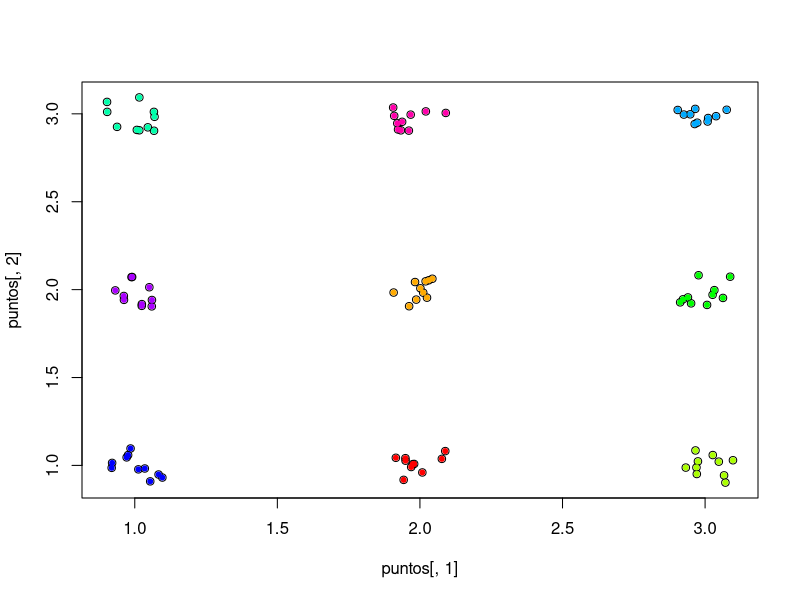

This chart was generated by the following R code: (Note: this script raises an error after producing the figure.)
#TO DO
#VER COMO IMPLEMENTAR LA FUNCION SAMPLE EN C!

#///////////////
#CONFIGURACIONES
#///////////////

#---------------------------
#Configuraciones del dataset
#---------------------------
dim_red = 3; #los puntos en la red no son reales, son solo los lugares alrededor de los cuales se van a armar los clusters
puntos_por_cluster = 10;
parametro_de_red = 1;
ancho_del_cluster = 0.1; #lo que mide el cluster en x
alto_del_cluster = 0.1; #lo que mide el cluster en y

#---------------------
#Configuraciones de AG
#---------------------
poblacion = 40;
pm = 0.1; #probabilidad de mutacion
pc = 0.3; #probabilidad de single-point crossover
pp = 3; #Cromosomas a seleccionar aleatoreamente en cada busqueda de padres
k_max = 20; #Maxima cantidad de clusters a buscar
alfa = 0.1; #Amplitud de mutacion de valores de activacion
epsilon = 0.3; #Amplitud de mutacion de centroides
soluciones_de_elite = 4; #Las mejores soluciones pasan sin alteraciones a la proxima generacion
generaciones = 2500;
corridas = 1;


#////////////////////
#CARGADO DE LIBRERIAS
#////////////////////


#///////////////////////
#COMIENZAN LAS FUNCIONES
#///////////////////////

#------------------
#Funcion de fitness
#------------------
calcular_fitness <- function(cromosoma, promedio, k_max, puntos){

	#Va a usar como funcion de fitness el indice Calinski-Harabasz 
	#Guarda la distancia de cada punto a su correspondiente cluster
	distancias = matrix(0, ncol=1, nrow=nrow(puntos));

	#Cuantos clusters hay habilitados
	clusters = 0;
	for(i in 1:k_max){
		#Si el valor de activacion es mayor a 0.5 (i.e. esta activado) busca los puntos que pertenecen a ese cluster		
		if(cromosoma[i] >= 0.5) clusters = clusters + 1;
	}
	
	#Si solo hay un cluster, devuelve 0
	if(clusters < 2) return (0);

	#Asigna primero cada punto a un cluster por proximidad
	for(punto in 1:nrow(puntos)){
		
		#Inicializa la distancia al cluster al que pertenece (inf = no pertenece a ninguno)		
		distancia_a_k = Inf;
		for(i in 1:k_max){
			#Si el valor de activacion es mayor a 0.5 (i.e. esta activado) busca los puntos que pertenecen a ese cluster		
			if(cromosoma[i] >= 0.5){
				#Si la distancia a este centroide es la mas chica, se lo asigno al centroide
				distancia_a_i = (puntos[punto, 1] - cromosoma[(k_max + (2*i - 1))])^2 + (puntos[punto, 2] - cromosoma[(k_max + (2*i))])^2
				if(distancia_a_i < distancia_a_k) {
					distancia_a_k = distancia_a_i;
				}
			}		
			distancias[punto] = distancia_a_k; #La distancia cuadriatica del punto al cluster que pertenece
		
		}
	}
	#Suma todas las distancias intra-clusters
	distancia_intra_cluster = sum(distancias);
		
	#Teniendo todo solo resta calcular el indice CH
	ch = (((promedio - distancia_intra_cluster)/distancia_intra_cluster)*(nrow(puntos)-clusters)/(clusters-1));
	return (ch);
}

#-------------------
#Funcion de mutacion
#-------------------
mutar <- function(cromosoma, pm, k_max, alfa, epsilon, valores_limite){
	
	#Muta primero los valores de activacion
	mascara = sample(0:1, k_max, replace=TRUE, c((1-pm),pm));
	for(i in 1:k_max){
		if(mascara[i]){
	
			#muta
			nuevo_va = cromosoma[i] + runif(min=-alfa, max=alfa, 1);
			if(nuevo_va > 1){			
				cromosoma[i] = 1;
			}else if(nuevo_va < 0){
				cromosoma[i] = 0;
			}else{
				cromosoma[i] = nuevo_va;
			}
		}
		
	}

	#Muta ahora los valores de los centroides
	mascara = sample(0:1, k_max, replace=TRUE, c((1-pm),pm));
	t = c(0,0);
	t[1] = epsilon*(valores_limite[1,2] - valores_limite[1,1]); #Amplitud de la mutacion en x
	t[2] = epsilon*(valores_limite[2,2] - valores_limite[2,1]); #Amplitud de la mutacion en y
	for(i in 1:k_max){
		if(mascara[i]){
	
			#muta
			nuevo_x = cromosoma[(k_max+(2*i - 1))] + runif(min=-t[1], max=t[1], 1);
			nuevo_y = cromosoma[(k_max+(2*i))] + runif(min=-t[2], max=t[2], 1);
			if(nuevo_x > valores_limite[1,2]){			
				cromosoma[(k_max+(2*i - 1))] = valores_limite[1,2];
			}else if(nuevo_x < valores_limite[1,1]){
				cromosoma[(k_max+(2*i - 1))] = valores_limite[1,1];
			}else{
				cromosoma[(k_max+(2*i - 1))] = nuevo_x;
			}

			if(nuevo_y > valores_limite[2,2]){			
				cromosoma[(k_max+(2*i))] = valores_limite[2,2];
			}else if(nuevo_y < valores_limite[2,1]){
				cromosoma[(k_max+(2*i))] = valores_limite[2,1];
			}else{
				cromosoma[(k_max+(2*i))] = nuevo_y;
			}

		}
		
	}
	return (cromosoma);
}

#--------------------
#Funcion de crossover
#--------------------
cruzar <- function(cromosomas_padres, pc, k_max){
	#Creamos los hijos
	cromosomas_hijos = cromosomas_padres; 

	#Hace crossover entre dos cromosomas con probabilidad pc para cada elemento
	mascara = sample(0:1, k_max, replace=TRUE, c((1-pc),pc));
	for(i in 1:k_max){
		if(mascara[i]){
	
			#intercambiamos los locus
			cromosomas_hijos[1, (k_max+(2*i - 1)):(k_max+(2*i))] = cromosomas_padres[2, (k_max+(2*i - 1)):(k_max+(2*i))];
			cromosomas_hijos[2, (k_max+(2*i - 1)):(k_max+(2*i))] = cromosomas_padres[1, (k_max+(2*i - 1)):(k_max+(2*i))];
		}
		
	}
	return (cromosomas_hijos);
}

#-----------------------------------------------------
#Funcion que elige una pareja en funcion de su fitness
#-----------------------------------------------------
elegir_pareja <- function(fitness, pp){

	#Toma pp soluciones aleatoreas y nos quedamos con las dos de mejor fitness
	cromosomas<-sample(1:length(fitness), pp, replace=FALSE);
	cromosomas_ordenados <- sort(fitness[cromosomas], decreasing = TRUE, index.return = TRUE);
	return (cromosomas[cromosomas_ordenados$ix[1:2]]);
	
}

#---------------------------------------
#Funcion para generar el dataset inicial
#---------------------------------------
generar_dataset <- function(dim_red, puntos_por_cluster, parametro_de_red, ancho_del_clustero, alto_del_cluster){
	#genero la red equiespaciada
	a <- seq(1, dim_red*parametro_de_red, parametro_de_red);
	red <- matrix(data=a, nrow=dim_red^2, ncol=2);
	red[, 1] <- rep(a, each=dim_red);

	#genero los puntos de datos alrededor de la red
	puntos_en_la_red <- dim_red^2;
	total_de_puntos <- puntos_en_la_red * puntos_por_cluster;

	#Genero los puntos de los clusters
	puntos <- matrix(0, nrow=total_de_puntos, ncol=2);
	puntos[, 1] <- runif(total_de_puntos, -ancho_del_cluster, ancho_del_cluster) + rep(red[, 1], each=puntos_por_cluster);
	puntos[, 2] <- runif(total_de_puntos, -alto_del_cluster, alto_del_cluster) + rep(red[, 2], each=puntos_por_cluster);
	return (list(puntos, red));
}
#-------------------------------------------------------------
#Funcion para pasar de la representacion acga a la de clusters
#-------------------------------------------------------------
acga_a_cluster <- function(cromosoma, k_max, puntos){

	#Incializa la tira que representa la solucion en el formato de clusters
	tira = rep(0, nrow(puntos));

	#Si el valor de activacion es mayor a 0.5 (i.e. esta activado) busca los puntos que pertenecen a ese cluster		
	k_activos = which(cromosoma[1:k_max] >= 0.5);
	#Asigna cada punto a un cluster por proximidad
	for(punto in 1:nrow(puntos)){
		
		#Inicializa la distancia al cluster al que pertenece (inf = no pertenece a ninguno)		
		distancia_a_k = Inf;
		k = 0; #El cluster al que va a pertenecer
		for(i in k_activos){
			#Si la distancia a este centroide es la mas chica, se lo asigno al centroide
			distancia_a_i = (puntos[punto, 1] - cromosoma[(k_max + (2*i - 1))])^2 + (puntos[punto, 2] - cromosoma[(k_max + (2*i))])^2
			if(distancia_a_i < distancia_a_k) {
				distancia_a_k = distancia_a_i;
				k = i;
			}
		}
		#Asigna el punto al cluster mas cercano
		tira[punto] = k; 
	}
	#Ordena la lista para que no queden agujeros entre los clusters (el 111133335555 tiene que ser 111122223333)
	k_actual = 1
	for(i in k_activos){
		elementos_a_modificar = which(tira == i);
		if(length(elementos_a_modificar)){
			tira[elementos_a_modificar] = k_actual;
			k_actual = k_actual + 1;
		}
	}
	return (tira);
}

#////////////////////
#COMIENZA EL PROGRAMA
#////////////////////

#Genera el dataset
dataset <- generar_dataset(dim_red, puntos_por_cluster, parametro_de_red, ancho_del_clustero, alto_del_cluster);
puntos  = dataset[[1]];
red 	= dataset[[2]];

#Trae los valores maximos y minimos para cada dimension de los puntos
valores_limite = matrix(0, ncol=2, nrow=2);
valores_limite[1,1] = min(puntos[, 1]); #[1,1] es el minimo en x
valores_limite[1,2] = max(puntos[, 1]); #[1,2] es el maximo en x
valores_limite[2,1] = min(puntos[, 2]); #[2,1] es el minimo en y
valores_limite[2,2] = max(puntos[, 2]); #[2,2] es el maximo en y

#Matriz en blanco que va a guardar los cromosomas de la poblacion nueva despues de cada corrida
#Cada cromosoma es una tira ordenada de k_max valores de activacion + 2k_max de la informacion de cada centroide
cromosomas_nuevos = matrix(0, ncol=(3*k_max), nrow=poblacion);

#Matriz que guarda el fitness de cada cromosoma
fitness = matrix(0, ncol=1, nrow=poblacion);

#Cantidad de cruzas por iteracion			
cruzas = c(1: as.integer(poblacion/2));

#Para el fitness de los cromosomas vamos a necesitar el promedio 
#de la distancia de los puntos al centroide. Calculamos esto una sola vez.
centroide = t(c(mean(puntos[, 1]), mean(puntos[, 2])));
promedio = sum((puntos[, 1]-centroide[1])^2+(puntos[, 2]-centroide[2])^2);

#Registro de fitness y de maximo N, con sus errores
registro_de_fitness = matrix(0, ncol=1, nrow=generaciones);
registro_de_error_fitness = matrix(0, ncol=1, nrow=generaciones);
registro_de_n = matrix(0, ncol=1, nrow=generaciones);
registro_de_error_n = matrix(0, ncol=1, nrow=generaciones);

#Fitness objetivo es el mejor fitness que se puede lograr, la solucion es cromsoma_objetivo
cromosoma_objetivo = matrix(c(rep(0.5, dim_red^2), rep(0, (k_max-dim_red^2))), nrow=1);
for(i in 1:dim_red^2){
	cromosoma_objetivo = cbind(cromosoma_objetivo, t(red[i, ]));
}
for(i in (dim_red^2+1):k_max){
	cromosoma_objetivo = cbind(cromosoma_objetivo, t(c(0,0)));
}
fitness_objetivo = calcular_fitness(cromosoma_objetivo, promedio, k_max, puntos);

#Arranca el reloj para medir el tiempo de ejecucion
comienzo_de_reloj <- proc.time()

#Comienzan las corridas
for(corrida in 1:corridas){

	#Genera los cromosomas al azar de la corrida. Primero los valores de activacion
	cromosomas = matrix(runif(k_max*poblacion), ncol=k_max);
	#Revisa que haya al menos dos con más de 0.5
	for(i in 1:poblacion){
		
		#Si no hay dos con mas de 0.5 elige dos posiciones al azar y le pone dos numeros mayores a 0.5
		if(length(which(cromosomas[i, ] > 0.5) < 2)){
			va_a_cambiar = sample(1:k_max, 2, replace=FALSE);
			cromosomas[i, va_a_cambiar[1]] = runif(1, min=0.5);
			cromosomas[i, va_a_cambiar[2]] = runif(1, min=0.5);
		}
	}
	#Ahora genera los centroides. Los genera dentro de los rangos maximos y minimos de los valores limite
	centroides = matrix(0, ncol=(2*k_max), nrow=poblacion);
	for(i in 1:poblacion){
		for(j in 1:k_max){
			centroides[i, (2*j - 1)] = runif(1, min=valores_limite[1,1], max=valores_limite[1,2]);
			centroides[i, (2*j)] = runif(1, min=valores_limite[2,1], max=valores_limite[2,2]);
		}
	}
	cromosomas = cbind(cromosomas, centroides);

	#Generacionando
	for(generacion in 1:generaciones){

		#Calcula el fitness de los cromosomas
		for(cromosoma in 1:poblacion){
			fitness[cromosoma] = calcular_fitness(cromosomas[cromosoma, ], promedio, k_max, puntos);
		}		

		registro_de_fitness[generacion] = mean(fitness);
		registro_de_error_fitness[generacion] = sd(fitness)

		if(generacion%%1 == 0){
                        ibestf<-which.max(fitness);
                        nn <- apply(cromosomas,1,function(x, k){return(length(which(x[1:k]>= 0.5)))}, k=k_max)
			cat(paste("generacion:",generacion,"- fitness mean:sd:max:optimo", 
				  signif(mean(fitness),2),
				  signif(sd(fitness),2),
			          signif(fitness[ibestf],2),
				  signif(fitness_objetivo, 2),
				  "\n"))
			cat(paste("               - N mean:sd:max",
			          mean(nn),sd(nn),nn[ibestf],"\n\n"))
			registro_de_n[generacion] = nn[ibestf];
			registro_de_error_n[generacion] = sd(nn);	
		}

		if(generacion == 10){
			cat(paste("Tiempo estimado de ejecucion: ",((proc.time() - comienzo_de_reloj)[1]/10*generaciones),"\n"));
		}

		#Las soluciones con mejor fitness pasan inalteradas
		indice_mejores_soluciones = sort(fitness, index.return=TRUE)$ix[length(fitness):(length(fitness)-soluciones_de_elite + 1)];
		mejores_soluciones = cromosomas[indice_mejores_soluciones, ];

		#Cruza los cromosomas de acuerdo a su fitness. Cuanto mas fitness mas probabilidad de cruza. 
		#Elige poblacion/2 parejas

		pareja_actual = 1; #Indice de la nueva pareja en cada cruza, es interno a este bucle
		for(cruza in cruzas){
			#Elige la pareja a cruzar
			pareja = elegir_pareja(fitness, pp);
			#La cruza y genera dos hijos
			hijos = cruzar(cromosomas[pareja, ], pc, k_max);
			#Asigna a la nueva poblacion los dos hijos
			cromosomas_nuevos[pareja_actual, ] = hijos[1, ];
			cromosomas_nuevos[pareja_actual+1, ] = hijos[2, ];
			#Agrega dos al indice de nuevas parejas
			pareja_actual = pareja_actual + 2;
		}
	
		#Asignamos la nueva poblacion como la poblacion actual
		cromosomas = cromosomas_nuevos;
		
		#Mutamos los nuevos cromosomas
		for(cromosoma in 1:poblacion){
			cromosomas[cromosoma, ] = mutar(cromosomas[cromosoma, ], pm, k_max, alfa, epsilon, valores_limite);
		
		}
		
		#Descartamos los cambios a las soluciones de elite
		cromosomas[indice_mejores_soluciones, ] = mejores_soluciones;		
	
	}
	
}
#Imprime lo que tardo en ejecutar el algoritmo
print(proc.time() - comienzo_de_reloj);

#Muestra los mejores fitness
graphics.off();
soluciones_buenas = which(fitness == max(fitness));
#ibestf<-soluciones_buenas[which(apply(cromosomas[soluciones_buenas, ], 1, function(x,k_maximo){length(which(x[1:k_maximo] >= 0.5))}, k_maximo=k_max) == (dim_red^2))[1]]
ibestf<-soluciones_buenas[1];
mejor_solucion = acga_a_cluster(cromosomas[ibestf, ], k_max, puntos);
plot(puntos[,1],puntos[,2]);
points(puntos[,1],puntos[,2],col=rainbow(length(unique(mejor_solucion)))[mejor_solucion],pch=20);
dev.new();
plot(silhouette(mejor_solucion, dist(puntos)));
x = 1:generaciones;
dev.new()
plot(x, registro_de_fitness, ylim=range(c(registro_de_fitness-registro_de_error_fitness, registro_de_fitness+registro_de_error_fitness)));
arrows(x, registro_de_fitness-registro_de_error_fitness, x, registro_de_fitness+registro_de_error_fitness, length=0.05, angle=90, code=3)
dev.new()
plot(x, registro_de_n, ylim=range(c(registro_de_n-registro_de_error_n, registro_de_n+registro_de_error_n)));
#Con esto grafica barras de error
arrows(x, registro_de_n-registro_de_error_n, x, registro_de_n+registro_de_error_n, length=0.05, angle=90, code=3)

